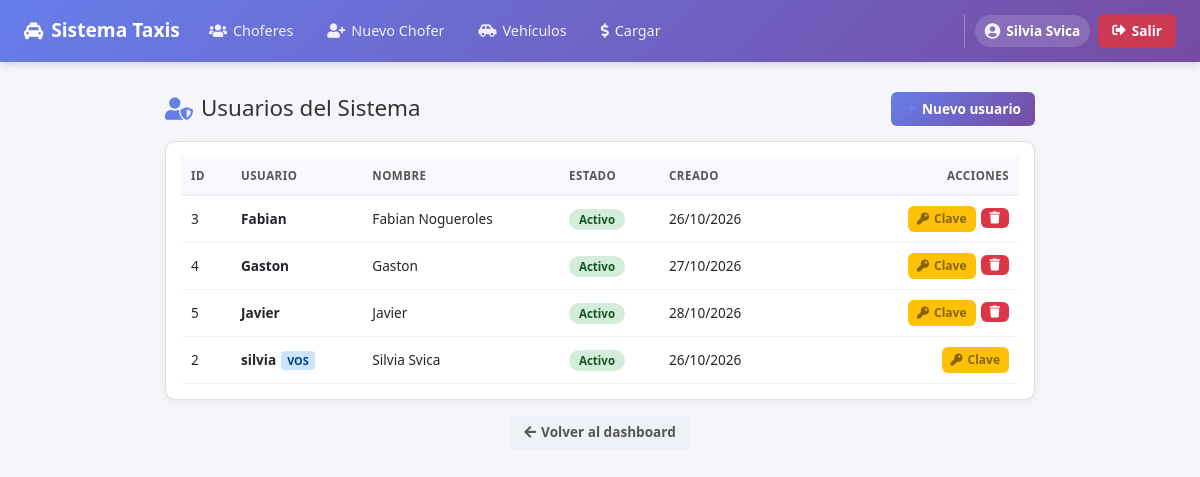
Page /php/usuarios.php (signed in) on the earlier database version.
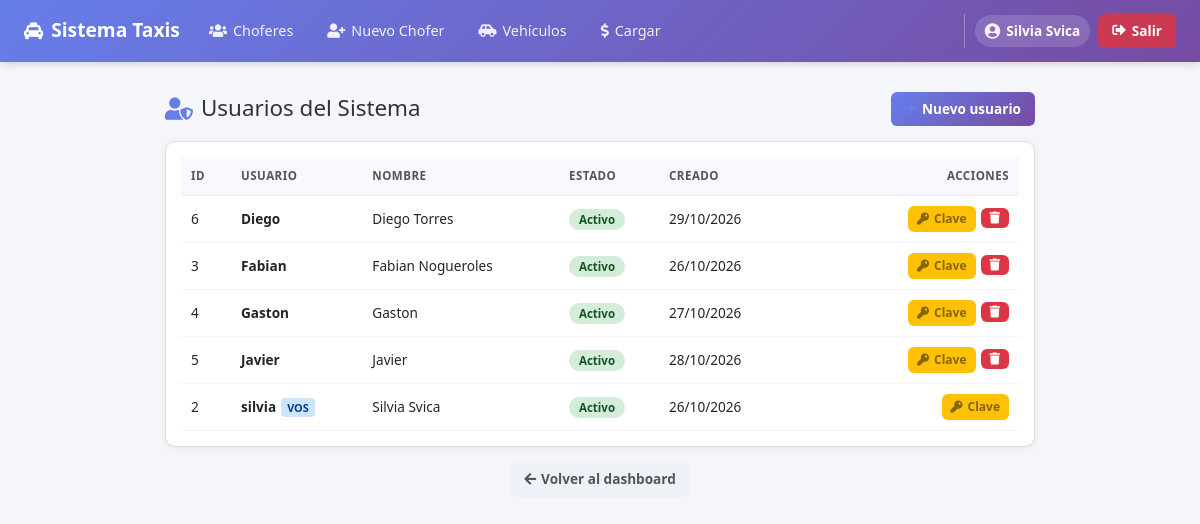
Same page on the later database version.
### tables this page shows
CREATE TABLE `usuarios` (
  `id` int(11) NOT NULL AUTO_INCREMENT,
  `usuario` varchar(50) NOT NULL,
  `password` varchar(255) NOT NULL,
  `nombre` varchar(100) NOT NULL DEFAULT '',
  `activo` tinyint(1) NOT NULL DEFAULT 1,
  `creado` timestamp NOT NULL DEFAULT current_timestamp(),
  PRIMARY KEY (`id`),
  UNIQUE KEY `uniq_usuario` (`usuario`)
);

### php/usuarios.php (the view, shortened to what this page needs)
<?php
$con = conexion();
$con->set_charset("utf8mb4");
$usuarios = $con->query("
    SELECT id, usuario, nombre, activo, creado
    FROM usuarios
    ORDER BY activo DESC, usuario ASC
")->fetch_all(MYSQLI_ASSOC);
$mi_id = (int)$_SESSION['id_usuario'];
?>
<!DOCTYPE html>
<html lang="es">
<head>
    <link rel="stylesheet" href="../css/bootstrap.min.css">
    <link rel="stylesheet" href="../css/all.min.css">
</head>
<body>
    <?php include "menu.php"; ?>
    <div class="container-u">
        <h2>
            <span class="titulo"><i class="fas fa-user-shield"></i> Usuarios del Sistema</span>
            <a href="usuario_nuevo.php" class="btn btn-primary"><i class="fas fa-plus"></i> Nuevo usuario</a>
        </h2>
        <div class="card">
            <?php if (empty($usuarios)): ?>
                <p style="text-align:center; color:#999; padding:20px; margin:0;">No hay usuarios cargados.</p>
            <?php else: ?>
                <table class="usuarios">
                    <thead>
                        <tr>
                            <th style="width:50px;">ID</th>
                            <th>Usuario</th>
                            <th>Nombre</th>
                            <th style="width:100px;">Estado</th>
                            <th style="width:130px;">Creado</th>
                            <th style="width:230px; text-align:right;">Acciones</th>
                        </tr>
                    </thead>
                    <tbody>
                        <?php foreach ($usuarios as $u): ?>
                            <?php $es_yo = ((int)$u['id'] === $mi_id); ?>
                            <tr>
                                <td><?php echo $u['id']; ?></td>
                                <td><strong><?php echo htmlspecialchars($u['usuario']); ?></strong><?php if ($es_yo): ?><span class="badge-yo">VOS</span><?php endif; ?></td>
                                <td><?php echo htmlspecialchars($u['nombre'] ?: '—'); ?></td>
                                <td>
                                    <?php if ((int)$u['activo'] === 1): ?>
                                        <span class="badge-activo">Activo</span>
                                    <?php else: ?>
                                        <span class="badge-inactivo">Inactivo</span>
                                    <?php endif; ?>
                                </td>
                                <td><?php echo date('d/m/Y', strtotime($u['creado'])); ?></td>
                                <td>
                                    <div class="acciones">
                                        <a href="cambiar_password.php?id=<?php echo (int)$u['id']; ?>" class="btn btn-warning btn-sm" title="Cambiar Contraseña"><i class="fas fa-key"></i> Clave</a>
                                        <?php if (!$es_yo): ?>
                                            <form method="POST" action="usuario_eliminar.php" class="inline"
                                                onsubmit="return confirm('¿Eliminar definitivamente al usuario <?php echo htmlspecialchars(addslashes($u['usuario'])); ?>?\n\nEsta acción no se puede deshacer.');">
                                                <button type="submit" class="btn btn-danger btn-sm" title="Eliminar"><i class="fas fa-trash"></i></button>
                                            </form>
                                        <?php endif; ?>
                                    </div>
                                </td>
                            </tr>
                        <?php endforeach; ?>
                    </tbody>
                </table>
            <?php endif; ?>
        </div>
        <p style="margin-top:15px; text-align:center;">
            <a href="../reca.php" class="btn btn-secondary"><i class="fas fa-arrow-left"></i> Volver al dashboard</a>
        </p>
    </div>
</body>
</html>

Differences in the rows shown:
added usuarios: id "6", usuario "Diego", nombre "Diego Torres", activo "Activo", creado "29/10/2026"
